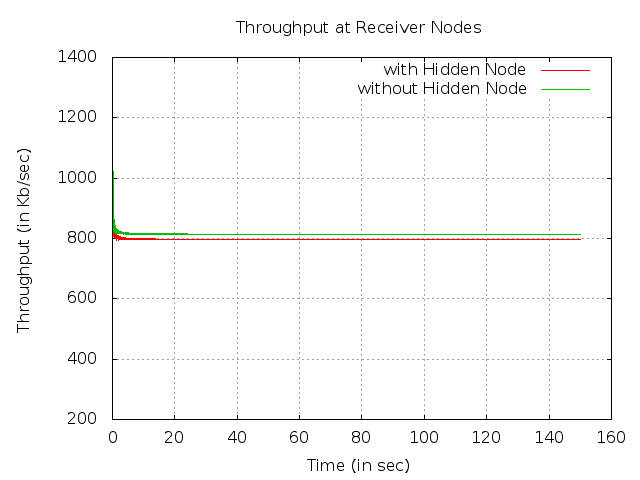

Reproduce this figure in gnuplot.
set terminal png    
set output  "hidden_throughput.png"
set grid
set title "Throughput at Receiver Nodes"
set xlabel "Time (in sec)"
set ylabel "Throughput (in Kb/sec)"
plot    "hiddenNode.dat" using 1:2  title "with Hidden Node" with lines ,\
"hiddenNodeRemoved.dat" using 1:2  title "without Hidden Node" with lines



